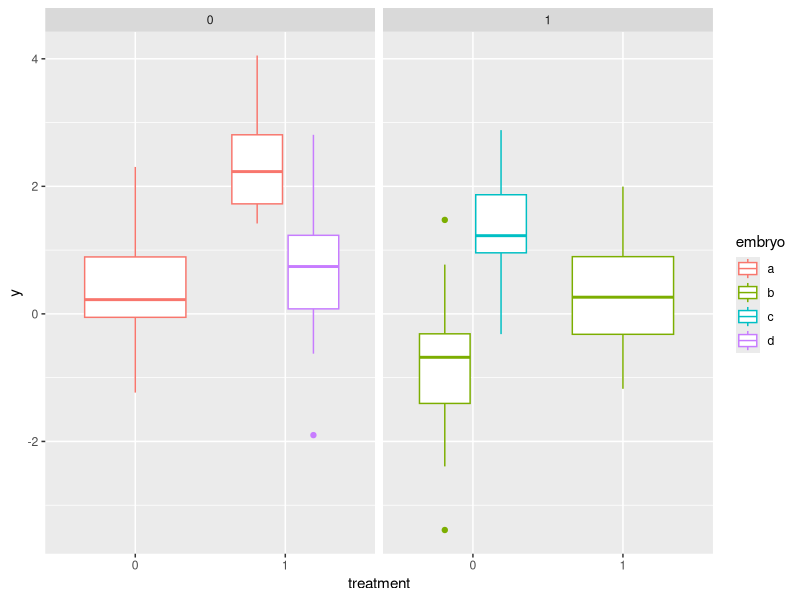
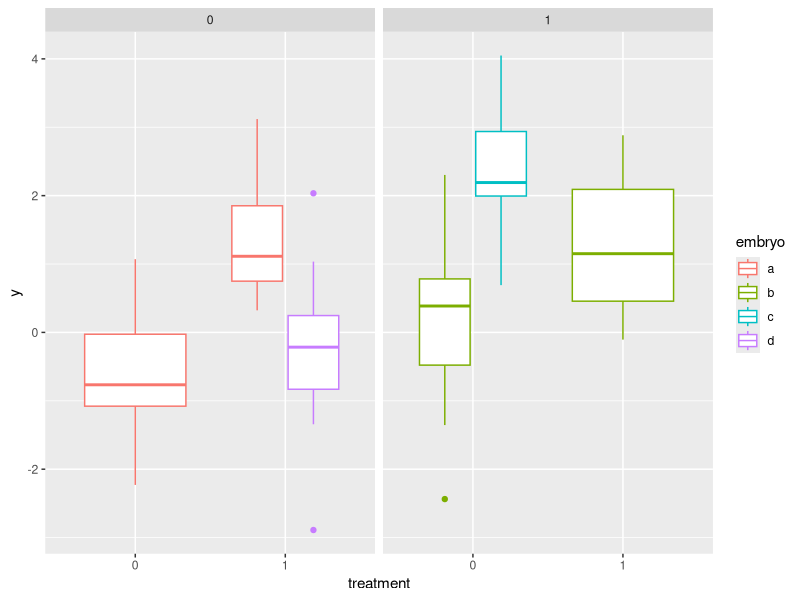
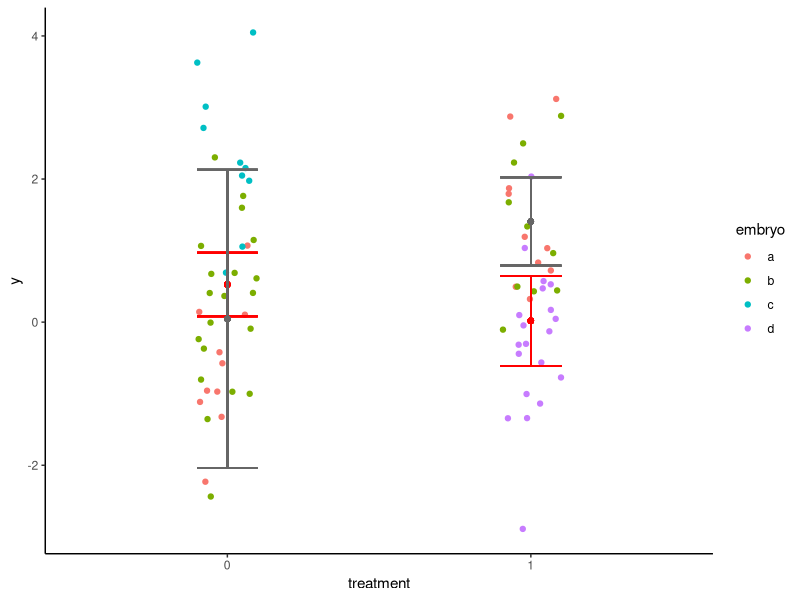

Write the R code that produced these figures, in order.
## ---- chunk 1
knitr::opts_chunk$set(echo = TRUE, message = FALSE, warning = FALSE)
## ---- chunk 2
library(lme4)
library(lmerTest)
library(ggplot2)

set.seed(1)
n <- 2  # a multiplier to control samples size (n was a bad choice of name!)

## ---- chunk 3
mean.treatment.effect <- 1.5
sd.treatment <- sd.control <- 1
random.embryo.effect <- scale(c(0, -1, 1, -0.5))
random.mother.effect <- 0

df <- data.frame(embryo = factor(c(rep("a", n*10),
                                   rep("b", n*15), rep("c", n*5), rep("d", n*10))),
                 mother = factor(c(rep(0, n*10), rep(1, n*20), rep(0, n*10))),
                 treatment = factor(c(rep(0, n*5), rep(1, n*10), rep(0, n*15), rep(1, n*10))),
                 ranef.em = c(rnorm(n*10, random.embryo.effect[1L], 0.1),
                               rnorm(n*15, random.embryo.effect[2L], 0.1),
                               rnorm(n*5,  random.embryo.effect[3L], 0.1),
                               rnorm(n*10, random.embryo.effect[4L], 0.1)),
                 ranef.mo = c(rnorm(n*10, random.mother.effect, 0.1),
                               rnorm(n*20, 0, 0.1),
                               rnorm(n*10, random.mother.effect, 0.1)))


y0 = c(rnorm(n*5, 0, sd.control),
      rnorm(n*10, mean.treatment.effect, sd.treatment),
      rnorm(n*15, 0, sd.control),
      rnorm(n*10, mean.treatment.effect, sd.treatment))

df$y <- y0 + df$ranef.em + df$ranef.mo

ggplot(df, aes(x = treatment, y = y, colour = embryo)) + 
  geom_boxplot() +
  facet_wrap(~mother)

xtabs(~ embryo + treatment, df)

## ---- chunk 4
summary(m1 <- lm(y ~ treatment, df))
## ---- chunk 5
(m2 <- lmer(y ~ treatment + (1|mother/embryo), df))
## ---- chunk 6
k1 <- data.frame(ranef(m2)$embryo, random.embryo.effect)
names(k1) = c("estimated", "true")
k2 <- data.frame(ranef(m2)$mother, random.mother.effect)
names(k2) = c("estimated", "true")
print(k1)
print(k2)
## ---- chunk 7

random.mother.effect <- c(-1, 1)

df$ranef.mo <- c(rnorm(n*10, random.mother.effect[1L], 0.1),
                 rnorm(n*20, random.mother.effect[2L], 0.1),
                 rnorm(n*10, random.mother.effect[1L], 0.1))

df$y <- y0 + df$ranef.em + df$ranef.mo

ggplot(df, aes(x = treatment, y = y, colour = embryo)) + 
  geom_boxplot() +
  facet_wrap(~mother)

## ---- chunk 8
(m2 <- lmer(y ~ treatment + (1|mother/embryo), df))

## ---- chunk 9
k1 <- data.frame(ranef(m2)$embryo, random.embryo.effect)
names(k1) = c("estimated", "true")
k2 <- data.frame(ranef(m2)$mother, random.mother.effect)
names(k2) = c("estimated", "true")
print(k1)
print(k2)
## ---- chunk 10
anova(m1 <- lm(y ~ treatment, df))
anova(m2)
## ---- chunk 11
ci.m2 <- data.frame(confint(m2, method = "boot"))
names(ci.m2) <- c("m2.lwr", "m2.upr")
ci.m1 <- data.frame(confint(m1, method = "boot"))
names(ci.m1) <- c("m1.lwr", "m1.upr")

df.ci <- data.frame(treatment = factor(c(0, 1)),
                    m2.lwr = ci.m2[4:5,1],
                    m2.upr = ci.m2[4:5,2],
                    m1.lwr = ci.m1[,1],
                    m1.upr = ci.m1[,2])
df.ci$m2.mean <- (df.ci$m2.upr-df.ci$m2.lwr)/2 + df.ci$m2.lwr
df.ci$m1.mean <- (df.ci$m1.upr-df.ci$m1.lwr)/2 + df.ci$m1.lwr
df <- dplyr::inner_join(df, df.ci)
## ---- chunk 12
ggplot(df, aes(x = treatment, y = y)) +
   geom_point(position = position_jitter(width = 0.1), aes(x = treatment, y = y, colour = embryo)) +
   geom_errorbar(aes(ymin = m1.lwr, ymax = m1.upr), width = 0.2, colour = "red") + 
   geom_point(aes(y =m1.mean), colour = "red") +
   geom_errorbar(aes(ymin = m2.lwr, ymax = m2.upr), width = 0.2, colour = "grey40") +
   geom_point(aes(y =m2.mean), colour = "grey40") +
   theme(panel.grid.major = element_blank(),
        panel.grid.minor = element_blank(),
        panel.background = element_blank(), 
        axis.line = element_line(colour = "black")) 



m2.effect <- df$m2.mean[df$treatment == 1] - df$m2.mean[df$treatment == 0]
m1.effect <- df$m1.mean[df$treatment == 1] - df$m1.mean[df$treatment == 0]
